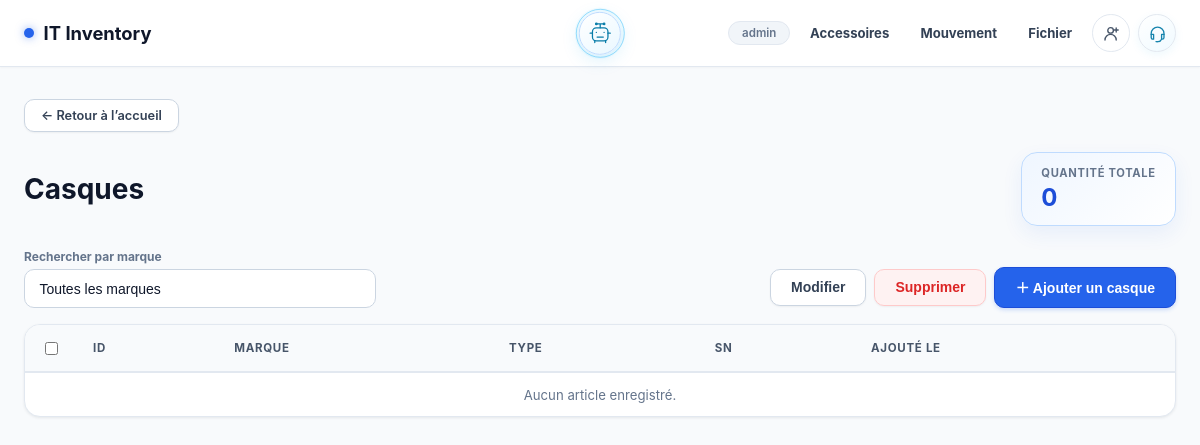
Before: /accessoires/casques (signed in) with the older database file.
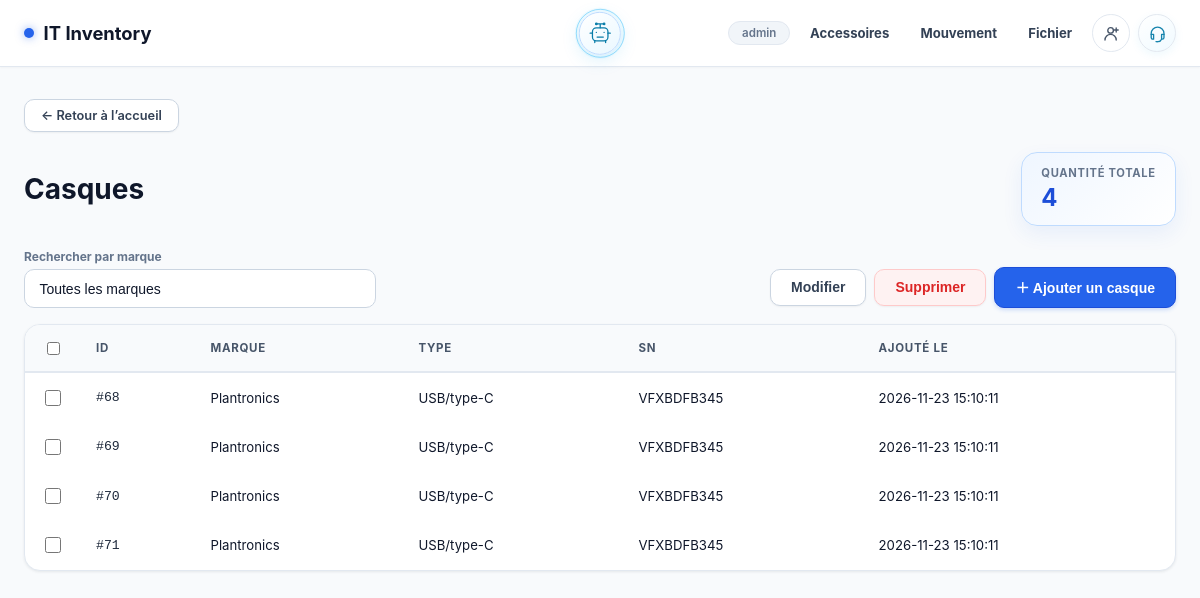
After: the same page with the newer database file.
### tables this page shows
CREATE TABLE accessories (
            id INTEGER PRIMARY KEY AUTOINCREMENT,
            category TEXT NOT NULL,
            brand TEXT NOT NULL,
            created_at TEXT NOT NULL DEFAULT CURRENT_TIMESTAMP
        , accessory_type TEXT NOT NULL DEFAULT 'Bluetooth/USB', serial_number TEXT, discharge_id INTEGER, phone_model TEXT, ram TEXT, storage TEXT, technical_details TEXT);

### app/routes/inventory.py (the view, shortened to what this page needs)
@inventory_bp.route('/accessoires/<category>')
def accessory_page(category):
    category_name = accessory_category_name(category)
    if not category_name:
        return redirect(url_for('inventory.index'))
    rows = get_db().execute('''SELECT id, brand, accessory_type, serial_number, phone_model, ram, storage,
        technical_details, created_at FROM accessories WHERE category = ? AND discharge_id IS NULL
        ORDER BY brand COLLATE NOCASE, phone_model COLLATE NOCASE, id''', (category,)).fetchall()
    brands = sorted({row['brand'] for row in rows}, key=str.casefold)
    return render_template('accessories.html', category=category, category_name=category_name, rows=rows, brands=brands, total=len(rows))

### app/models/database.py (called while the page is built)
def get_db():
    if 'db' not in g:
        g.db = sqlite3.connect(
            current_app.config['DB_PATH'],
            detect_types=sqlite3.PARSE_DECLTYPES,
        )
        g.db.row_factory = sqlite3.Row
    return g.db

### app/routes/inventory.py (called while the page is built, shortened)
def accessory_category_name(category):
    if category in ACCESSORY_CATEGORIES:
        return ACCESSORY_CATEGORIES[category]

### templates/accessories.html (shortened to what this page needs)
{% extends 'base.html' %}
{% block content %}
<div class="page-fade accessory-page">
  <a href="{{ url_for('inventory.index') }}" class="btn-back accessory-back">← Retour à l’accueil</a>
  <header class="accessory-heading"><div><h1>{{ category_name }}</h1></div><div class="accessory-total"><span id="accessoryCountLabel">Quantité totale</span><strong id="accessoryCount" data-total="{{ total }}">{{ total }}</strong></div></header>
  <div class="accessory-toolbar">
    <label class="accessory-search">Rechercher par marque
      <select id="brandFilter" class="form-select" onchange="filterAccessoryRows()"><option value="">Toutes les marques</option>{% for brand in brands %}<option value="{{ brand|lower }}">{{ brand }}</option>{% endfor %}</select>
    </label>
    {% if current_user.access_level in ['write', 'full'] %}
    <div class="accessory-toolbar-actions"><button class="btn btn-secondary" type="button" onclick="editAccessory()">Modifier</button><form method="POST" action="{{ url_for('inventory.accessory_delete', category=category) }}" id="accessoryDeleteForm"><input type="hidden" name="csrf_token" value="{{ csrf_token() }}"><div id="accessoryDeleteIds"></div><button class="btn btn-toolbar-delete" type="button" onclick="deleteAccessories()">Supprimer</button></form><button class="btn btn-primary" type="button" onclick="document.getElementById('accessoryModal').classList.remove('hidden')">＋ {{ 'Ajouter un téléphone' if category == 'telephones' else ('Ajouter un casque' if category == 'casques' else 'Ajouter un article') }}</button></div>
    {% endif %}
  </div>
  <div class="card accessory-table-wrap"><table class="inv-table" id="accessoryTable">
    <thead><tr><th class="accessory-check-col"><input type="checkbox" id="accessorySelectAll" onchange="toggleAccessoryRows(this)"></th><th>ID</th><th>Marque</th>{% if category == 'telephones' %}<th>Modèle</th><th>Mémoire RAM</th><th>Stockage</th><th>SN</th><th>Détails techniques</th>{% else %}<th>Type</th><th>SN</th>{% endif %}<th>Ajouté le</th></tr></thead>
    <tbody>
    {% for row in rows %}<tr data-brand="{{ row.brand|lower }}"><td><input class="accessory-select" type="checkbox" value="{{ row.id }}" data-brand="{{ row.brand|lower }}" data-type="{{ row.accessory_type }}" data-sn="{{ row.serial_number or '' }}" data-phone-model="{{ row.phone_model or '' }}" data-ram="{{ row.ram or '' }}" data-storage="{{ row.storage or '' }}" data-details="{{ row.technical_details or '' }}" onchange="updateAccessorySelection()"></td><td class="font-mono">#{{ row.id }}</td><td>{{ row.brand }}</td>{% if category == 'telephones' %}<td>{{ row.phone_model or '—' }}</td><td>{{ row.ram or '—' }}</td><td>{{ row.storage or '—' }}</td><td>{{ row.serial_number or '—' }}</td><td>{{ row.technical_details or '—' }}</td>{% else %}<td>{{ row.accessory_type }}</td><td>{{ row.serial_number or '—' }}</td>{% endif %}<td>{{ row.created_at }}</td></tr>{% else %}<tr><td colspan="{{ 9 if category == 'telephones' else 6 }}" class="accessory-empty">Aucun article enregistré.</td></tr>{% endfor %}
    </tbody>
  </table></div>
</div>
{% endblock %}

Changed rows visible on the page:
added accessories: id "68", brand "Plantronics", accessory_type "USB/type-C", serial_number "VFXBDFB345", created_at "2026-11-23 15:10:11"
added accessories: id "69", brand "Plantronics", accessory_type "USB/type-C", serial_number "VFXBDFB345", created_at "2026-11-23 15:10:11"
added accessories: id "70", brand "Plantronics", accessory_type "USB/type-C", serial_number "VFXBDFB345", created_at "2026-11-23 15:10:11"
added accessories: id "71", brand "Plantronics", accessory_type "USB/type-C", serial_number "VFXBDFB345", created_at "2026-11-23 15:10:11"
Other visible differences:
{{ total }}: "0" → "4"
text no longer shown: "Aucun article enregistré."
